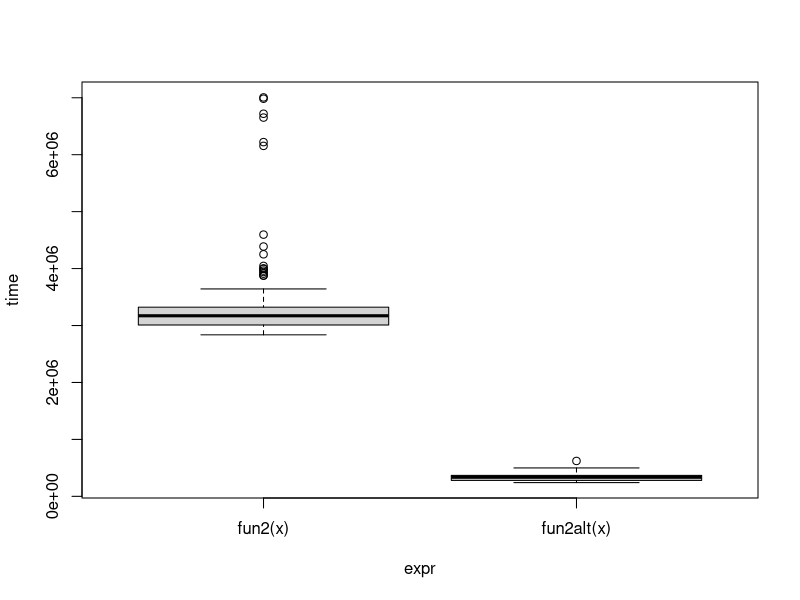

This chart was generated by the following R code: (Note: this script raises an error after producing the figure.)
## ---- chunk 1
knitr::opts_chunk$set(include  = TRUE)
## ---- chunk 2
library(microbenchmark)
## ---- chunk 3
fun1 <- function(n = 100, k = 4, lambda = 4) {
  x <- NULL
  for (i in 1:n)
    x <- rbind(x, rpois(k, lambda))
  x
}
fun1alt <- function(n = 100, k = 4, lambda = 4) {
  matrix(rpois(n * k, lambda = lambda), ncol = k)
}
# Benchmarking
microbenchmark::microbenchmark(
  fun1(100),
  fun1alt(100), unit = "relative"
)
## ---- chunk 4
# Data Generating Process (10 x 10,000 matrix)
set.seed(1234)
x <- matrix(rnorm(1e4), nrow=10)
# Find each column's max value
fun2 <- function(x) {
  apply(x, 2, max)
}
fun2alt <- function(x) {
  # YOUR CODE HERE
  x[cbind(max.col(t(x)), 1:ncol(x))]
}
# Benchmarking
ans_benchmark <- microbenchmark::microbenchmark(
  fun2(x),
  fun2alt(x), unit = "relative"
)
plot(ans_benchmark)
## ---- chunk 5
library(parallel)
my_boot <- function(dat, stat, R, ncpus = 1L) {
  
  # Getting the random indices
  n <- nrow(dat)
  idx <- matrix(sample.int(n, n*R, TRUE), nrow=n, ncol=R)
 
  # Making the cluster using `ncpus`
  # STEP 1: Make cluster
  cl <- makePSOCKcluster(ncpus)
  # on.exit(stopCluster(cl))
  
  # STEP 2: Set it up (export data if needed), idx, dat
  clusterExport(cl, varlist = c("idx", "dat", "stat"), envir = environment())
  # clusterSetRNGStream(cl, 12312)
  # clusterEvalQ(cl, library(ggplot2))
  
  # STEP 3: THIS FUNCTION NEEDS TO BE REPLACES WITH parLapply
  ans <- parLapply(cl, seq_len(R), function(i) {
    stat(dat[idx[,i], , drop=FALSE])
  })
  
  # Coercing the list into a matrix
  ans <- do.call(rbind, ans)
  
  # STEP 4: stop the cluster
  stopCluster(cl)
  
  ans
  
}
## ---- chunk 6
# Bootstrap of an OLS
my_stat <- function(d) coef(lm(y ~ x, data=d))
# DATA SIM
set.seed(1)
n <- 500
R <- 1000
x <- cbind(rnorm(n))
y <- x*5 + rnorm(n)
# Checking if we get something similar as lm
ans0 <- confint(lm(y~x))
ans1 <- my_boot(
  dat   = data.frame(x, y),
  stat  = my_stat,
  R     = R,
  ncpus = 2L
  )
# You should get something like this
t(apply(ans1, 2, quantile, c(.025,.975)))
##                   2.5%      97.5%
## (Intercept) -0.1372435 0.05074397
## x            4.8680977 5.04539763
ans0
##                  2.5 %     97.5 %
## (Intercept) -0.1379033 0.04797344
## x            4.8650100 5.04883353
## ---- chunk 7
system.time(my_boot(dat = data.frame(x, y), my_stat, R = 3000, ncpus = 1L))
system.time(my_boot(dat = data.frame(x, y), my_stat, R = 3000, ncpus = 2))
